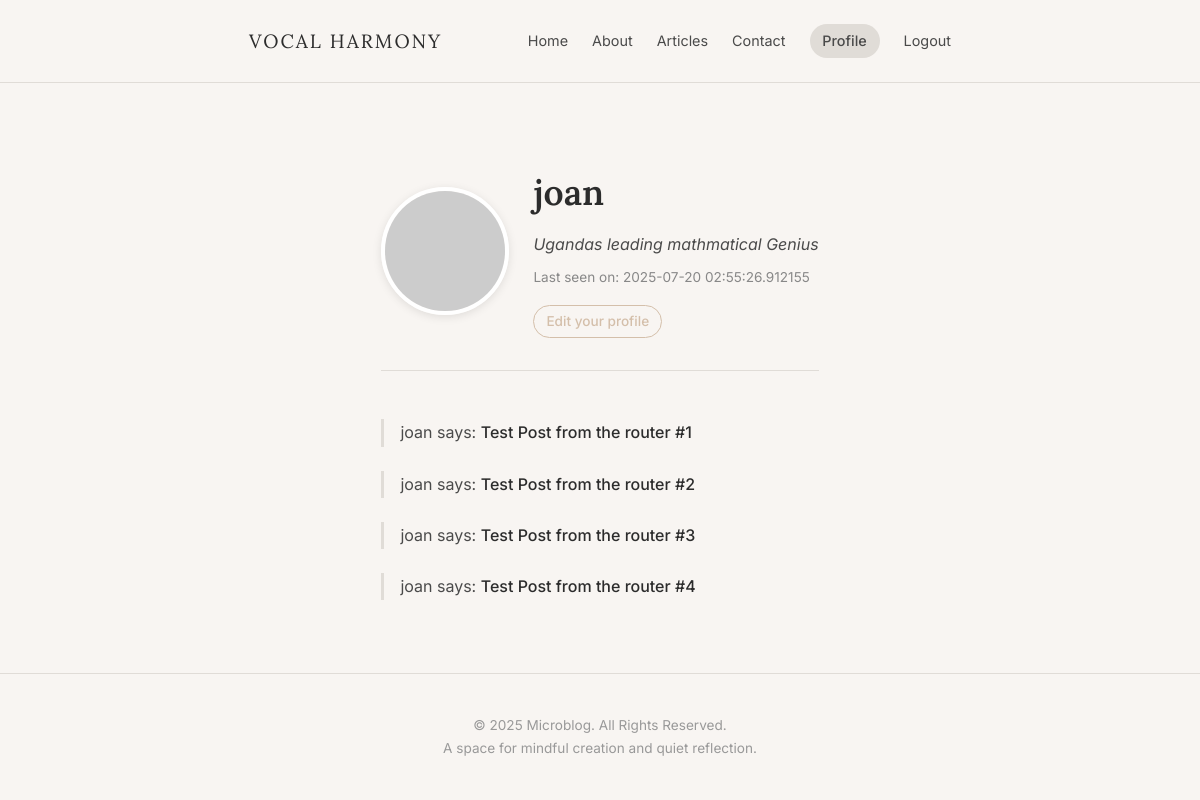
The page /user/joan (signed in) on the database as committed earlier.
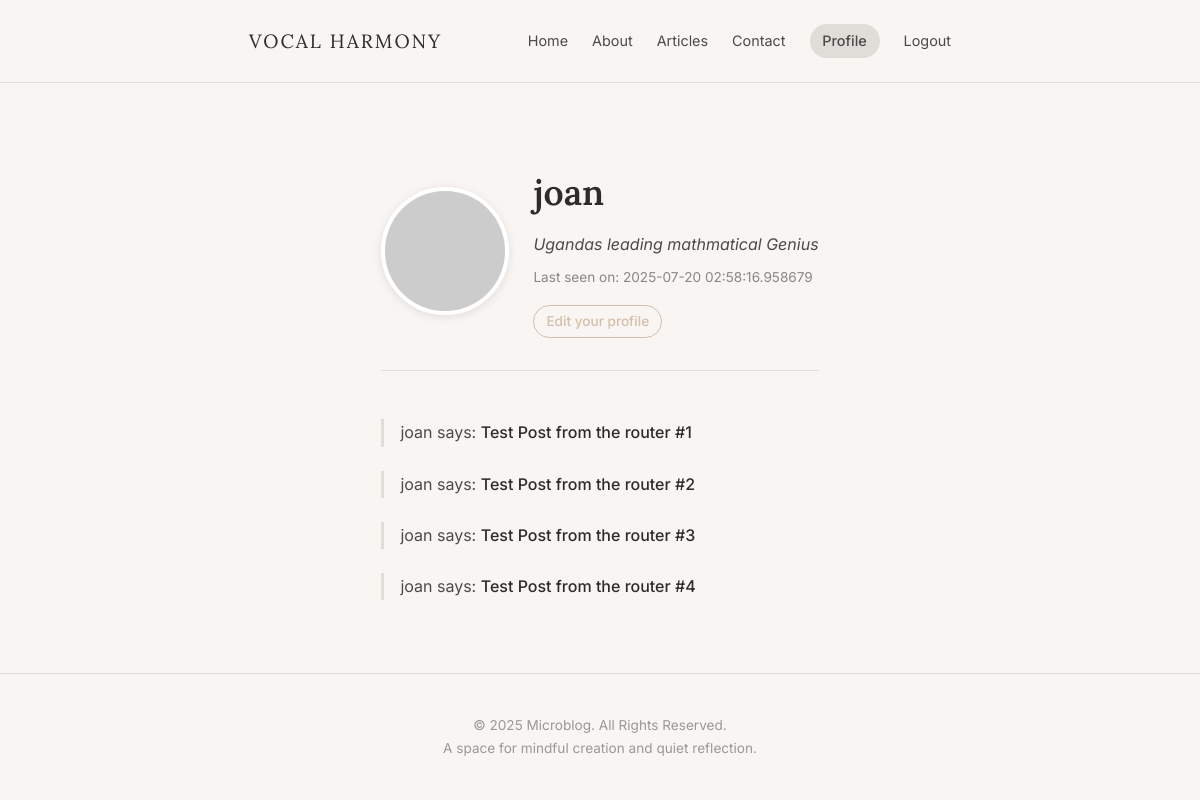
The same page on the database as committed later.
### app/models.py (models this page shows, shortened)
class User(UserMixin, db.Model):
    id: so.Mapped[int] = so.mapped_column(primary_key=True)
    username: so.Mapped[str] = so.mapped_column(sa.String(64), index=True, unique=True)
    email: so.Mapped[str] = so.mapped_column(sa.String(64), index=True, unique=True)
    password_hash: so.Mapped[Optional[str]] = so.mapped_column(sa.String(256))
    posts: so.WriteOnlyMapped['Post'] = so.relationship(back_populates='author')
    about_me: so.Mapped[Optional[str]] = so.mapped_column(sa.String(200))
    last_seen: so.Mapped[Optional[datetime]] = so.mapped_column(default=lambda: datetime.now(timezone.utc))
    def avatar(self, size):
        digest = md5(self.email.lower().encode('utf-8')).hexdigest()
        return f'https://www.gravatar.com/avatar/{digest}?d=identicon&s={size}'

### app/routes.py (the view)
@app.route('/user/<username>')
@login_required
def user(username):
    user = db.first_or_404(sa.select(User).where(username == username))
    posts = [
        {'author': user, 'body': 'Test Post from the router #1'},
        {'author': user, 'body': 'Test Post from the router #2'},
        {'author': user, 'body': 'Test Post from the router #3'},
        {'author': user, 'body': 'Test Post from the router #4'},
    ]
    return render_template('user.html', user=user, posts=posts)

### app/models.py (called while the page is built)
@login.user_loader
def load_user(id):
    return db.session.get(User, int(id))

### app/routes.py (called while the page is built)
@app.before_request
def before_request():
    if current_user.is_authenticated:
        current_user.last_seen = datetime.now(timezone.utc)
        db.session.commit()

### app/templates/user.html
{% extends "base.html" %}
{% block content %}
<div class="content-wrapper">
    <header class="user-profile-header">
        <img src="{{ user.avatar(128) }}" alt="{{ user.username }}" class="avatar">
        <div class="user-info">
            <h1>{{ user.username }}</h1>
            {% if user.about_me %}<p class="user-bio">{{ user.about_me }}</p>{% endif %}
            {% if user.last_seen %}<p class="user-last-seen">Last seen on: {{ user.last_seen }}</p>{% endif %}
            {% if user == current_user %}
            <p><a href="{{ url_for('edit_profile') }}" class="edit-profile-link">Edit your profile</a></p>
            {% endif %}
        </div>
    </header>
    <div class="user-posts-list">
        {% for post in posts %}
        <div class="user-post">
            <p>
                {{ post.author.username }} says: <b>{{ post.body }}</b>
            </p>
        </div>
        {% else %}
        <p>{{ user.username }} has not posted anything yet.</p>
        {% endfor %}
    </div>
</div>
{% endblock %}

### app/templates/base.html (shortened to what this page needs)
<!DOCTYPE html>
<html lang="en">
<head>
    <link rel="stylesheet" href="{{ url_for('static', filename='style.css') }}">
</head>
<body>
    <header class="main-header">
        <div class="container header-container">
            <a href="{{ url_for('index') }}" class="site-title">Vocal Harmony</a>
            <nav class="main-nav">
                <a href="{{ url_for('index') }}">Home</a>
                <a href="{{ url_for('about') }}">About</a>
                <a href="{{ url_for('blog') }}">Articles</a>
                <a href="#">Contact</a>
                {% if current_user.is_anonymous %}
                <a href="{{ url_for('login') }}">Login</a>
                {% else %}
                <a href="{{ url_for('user', username=current_user.username) }}" class="nav-user-greeting">Profile</a>
                <a href="{{ url_for('logout') }}">Logout</a>
                {% endif %}
            </nav>
        </div>
    </header>
    <main class="container">
        {% block content %}{% endblock %}
    </main>
    <footer class="main-footer">
        <div class="container">
            <p>&copy; 2025 Microblog. All Rights Reserved.</p>
            <p>A space for mindful creation and quiet reflection.</p>
        </div>
    </footer>
</body>
</html>

### app/static/style.css (style rules this page uses)
:root { --bg-color: #F8F5F2; --text-color: #4a4a4a; --heading-color: #2c2c2c; --accent-color: #D4BFAA; --accent-color-dark: #c8b09b; --border-color: #e0dcd7; --white-color: #ffffff; --error-color: #c53030; --font-serif: 'Lora', serif; --font-sans: 'Inter', sans-serif; }
* { box-sizing: border-box; margin: 0; padding: 0; }
body { font-family: var(--font-sans); background-color: var(--bg-color); color: var(--text-color); line-height: 1.7; -webkit-font-smoothing: antialiased; display: flex; flex-direction: column; min-height: 100vh; }
.container { max-width: 750px; margin: 0 auto; padding: 0 1.5rem; }
main.container { flex-grow: 1; }
.main-header { padding: 1.5rem 0; border-bottom: 1px solid var(--border-color); margin-bottom: 3rem; }
.header-container { display: flex; justify-content: space-between; align-items: center; }
.site-title { font-family: var(--font-serif); font-size: 1.2rem; font-weight: 400; color: var(--heading-color); text-decoration: none; letter-spacing: 2px; text-transform: uppercase; }
.main-nav { display: flex; align-items: center; }
.main-nav a { color: var(--text-color); text-decoration: none; margin-left: 1.5rem; font-size: 0.9rem; transition: color 0.3s ease; }
.nav-user-greeting { color: var(--heading-color); font-weight: 500; margin-left: 1.5rem; font-size: 0.9rem; text-decoration: none; padding: 0.3rem 0.8rem; border-radius: 999px; background-color: var(--border-color); transition: all 0.3s ease; }
.content-wrapper { max-width: 680px; margin-left: auto; margin-right: auto; }
.user-profile-header { display: flex; align-items: center; gap: 1.5rem; margin-top: 2rem; margin-bottom: 3rem; padding-bottom: 2rem; border-bottom: 1px solid var(--border-color); }
.user-profile-header .avatar { width: 128px; height: 128px; border-radius: 50%; object-fit: cover; border: 4px solid var(--white-color); box-shadow: 0 2px 10px rgba(0,0,0,0.1); }
.user-profile-header .user-info { display: flex; flex-direction: column; }
.user-profile-header h1 { font-family: var(--font-serif); font-size: 2.2rem; color: var(--heading-color); font-weight: 600; margin: 0; }
.user-profile-header .user-bio { font-size: 1rem; color: var(--text-color); margin-top: 0.5rem; font-style: italic; }
.user-profile-header .user-last-seen { font-size: 0.85rem; color: #888; margin-top: 0.5rem; }
.edit-profile-link { display: inline-block; margin-top: 1rem; font-size: 0.85rem; font-weight: 500; color: var(--accent-color); text-decoration: none; padding: 0.25rem 0.75rem; border: 1px solid var(--accent-color); border-radius: 999px; transition: all 0.3s ease; }
.user-post { margin-bottom: 1.5rem; padding-left: 1rem; border-left: 3px solid var(--border-color); }
.user-post p { margin: 0; }
.user-post b { color: var(--heading-color); font-weight: 500; }
.main-footer { text-align: center; padding: 2.5rem 0; border-top: 1px solid var(--border-color); margin-top: auto; font-size: 0.85rem; }
.main-footer p { color: #999; }

Rows that differ between the two databases and show on the page:
changed User "joan": last_seen "2025-07-20 02:55:26.912155" → "2025-07-20 02:58:16.958679"
